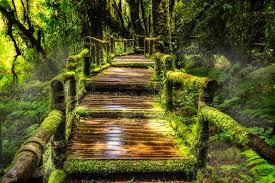
#> input picture Day4/bridge.jpg, 275 x 183 px
$ python geometric_transformations.py
#> lines starting #> are read from the running program, lines starting #| are printed output that depends on the picture
import cv2
import numpy as np
import matplotlib.pyplot as plt

img =cv2.imread("bridge.jpg")
#> img is the input picture: shape (183, 275, 3); mean B, G, R 37.9, 88.6, 87.5

resized=cv2.resize(img,(200,200))
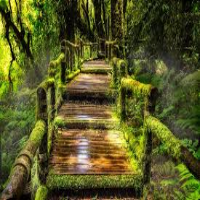
#> resized: shape (200, 200, 3); mean B, G, R 37.8, 88.4, 87.4
flipped=cv2.flip(img,1)
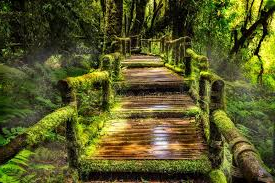
#> flipped: shape (183, 275, 3); mean B, G, R 37.9, 88.6, 87.5
rotated=cv2.rotate(img,cv2.ROTATE_90_CLOCKWISE)
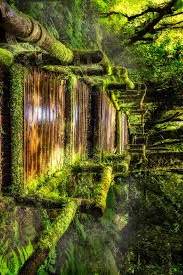
#> rotated: shape (275, 183, 3); mean B, G, R 37.9, 88.6, 87.5

titles=["Original","Resized","Flipped","Rotated"]
images=[img,resized,flipped,rotated]
for i in range(4):
    plt.subplot(2,2,i+1),plt.imshow(images[i]),plt.title(titles[i])
    plt.axis("off")
plt.show()
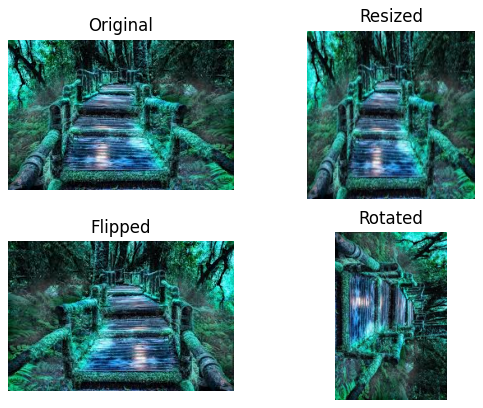
#> figure drawn by matplotlib, 4 panels; B, G, R data is drawn as R, G, B
